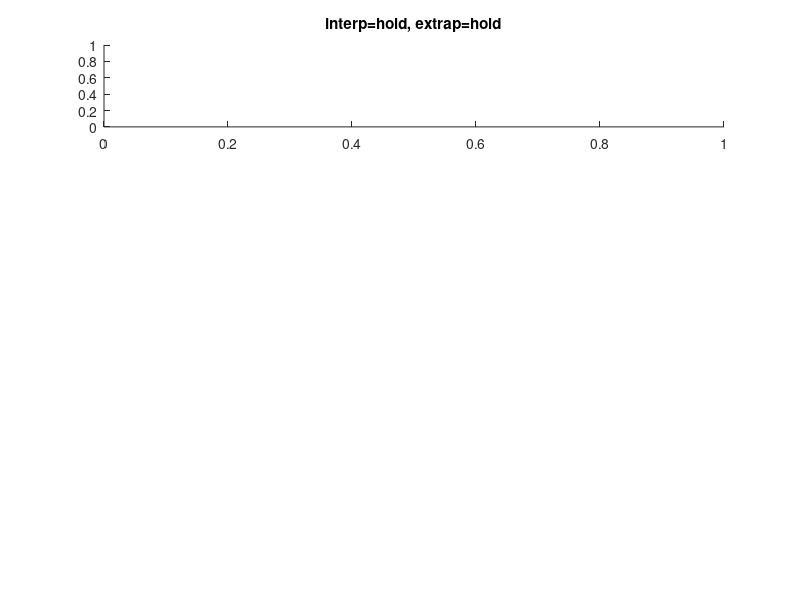

The MATLAB source for this figure: (Note: this script raises an error after producing the figure.)
x = linspace(0, 2 * pi, 6);
y = sin(x);
xi = linspace(-1.5,  2 * pi + 1.5, 1000);

methods(1).interp = 'hold';
methods(1).extrap = 'hold';

methods(2).interp = 'nearest';
methods(2).extrap = 'hold';

methods(3).interp = 'linear';
methods(3).extrap = 'linear';

methods(4).interp = 'akima';
methods(4).extrap = 'linear';

scrsz = get(groot,'ScreenSize');
figure('OuterPosition', [500, -200, 800 800])

for i = 1:numel(methods)
    
    subplot(numel(methods), 1, i)
    title(['interp=' methods(i).interp ', extrap=' methods(i).extrap])
    
    yi = SDF.NDTable.interpolate(xi', y, {x}, 'InterpMethod', methods(i).interp, ...
        'ExtrapMethod', methods(i).extrap);

    hold on
    grid on
    plot(xi, yi, 'Color', 'blue')
    plot(x, y, 'Marker', 'o', 'MarkerFaceColor', 'red', 'LineStyle', 'none', 'Color', 'black')
    xlim([xi(1), xi(end)])
    ylim([-2 2])
end
